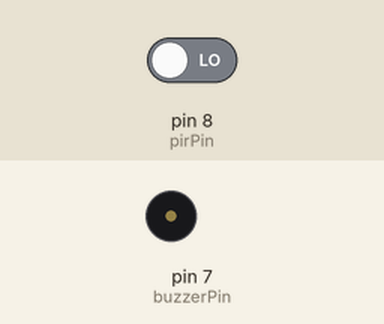
A sketch run on a simulated Arduino Uno, built with avr-gcc and run on an emulated ATmega328P. Parts: buzzer (waves = sounding). The inputs (shaded band) are chosen by the test bench; at power-on: pin 8 (pirPin) LOW.

Above: at 1.2 s.
1.3 s: pin 8 (pirPin) driven HIGH
At 2.5 s:
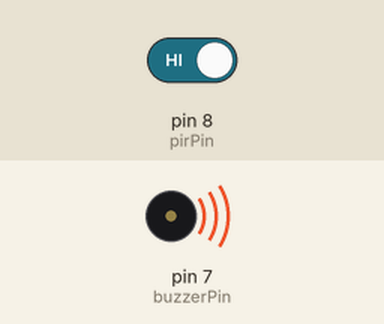
2.8 s: pin 8 (pirPin) driven LOW
At 3.7 s:
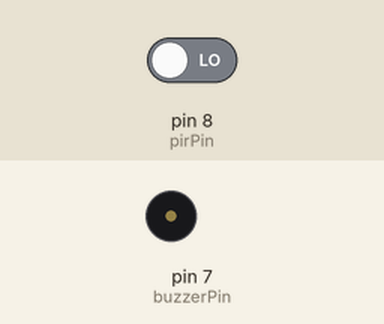
Timing chart, 0 to 5.8 s (numbered marks = the images above; inputs shaded):
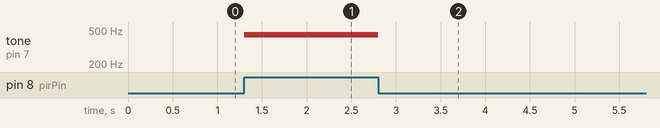

The sketch:

sketch_feb20b.ino
```cpp
int pirPin = 8;
int motion;
int buzzerPin = 7;

void setup() {
  pinMode(pirPin, INPUT);

}

void loop() {
  motion = digitalRead(pirPin);

  if(motion == HIGH){
    tone(buzzerPin, 440);
  }
  else{
    noTone(buzzerPin);
  }

}
```

Measured:
- after the input at 1.3 s, tone on pin 7 (buzzerPin): silent → 440 Hz at once
- after the input at 2.8 s, tone on pin 7 (buzzerPin): 440 Hz → silent at once
